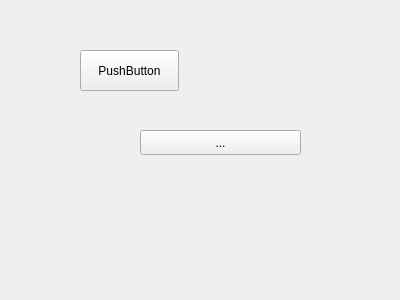
<?xml version="1.0" encoding="UTF-8"?>
<ui version="4.0">
 <class>Form</class>
 <widget class="QWidget" name="Form">
  <property name="geometry">
   <rect>
    <x>0</x>
    <y>0</y>
    <width>400</width>
    <height>300</height>
   </rect>
  </property>
  <property name="windowTitle">
   <string>Form</string>
  </property>
  <widget class="QPushButton" name="pushButton">
   <property name="geometry">
    <rect>
     <x>80</x>
     <y>50</y>
     <width>99</width>
     <height>41</height>
    </rect>
   </property>
   <property name="text">
    <string>PushButton</string>
   </property>
  </widget>
  <widget class="QToolButton" name="toolButton">
   <property name="geometry">
    <rect>
     <x>140</x>
     <y>130</y>
     <width>161</width>
     <height>25</height>
    </rect>
   </property>
   <property name="text">
    <string>...</string>
   </property>
  </widget>
 </widget>
 <resources/>
 <connections/>
</ui>
